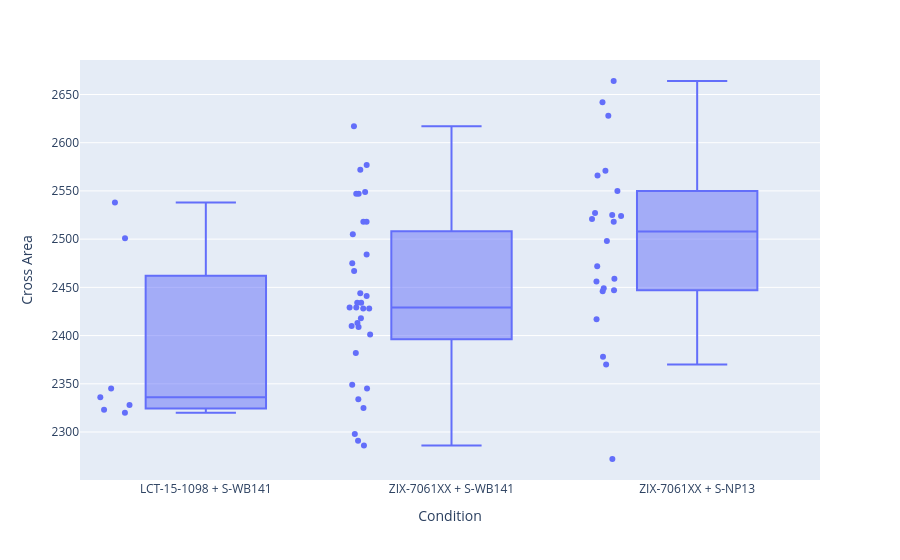

Source (notebook cell):
### Code cell
fig = px.box(
    cuts_selected,
    x='Condition',
    y='Cross Area',
    # color='Cuts',
    points='all',
)
fig.show()

### Figure 1 — Plotly figure (JSON) as saved in the notebook; plotly's stock layout.template omitted (floating-point values rounded to 4 significant figures)
{"data": [{"alignmentgroup": "True", "boxpoints": "all", "hovertemplate": "Condition=%{x}<br>Cross Area=%{y}<extra></extra>", "legendgroup": "", "marker": {"color": "#636efa"}, "name": "", "notched": false, "offsetgroup": "", "orientation": "v", "showlegend": false, "type": "box", "x": ["LCT-15-1098 + S-WB141", "LCT-15-1098 + S-WB141", "LCT-15-1098 + S-WB141", "LCT-15-1098 + S-WB141", "LCT-15-1098 + S-WB141", "LCT-15-1098 + S-WB141", "LCT-15-1098 + S-WB141", "ZIX-7061XX + S-WB141", "ZIX-7061XX + S-WB141", "ZIX-7061XX + S-WB141", "ZIX-7061XX + S-WB141", "ZIX-7061XX + S-WB141", "ZIX-7061XX + S-WB141", "ZIX-7061XX + S-WB141", "ZIX-7061XX + S-WB141", "ZIX-7061XX + S-WB141", "ZIX-7061XX + S-WB141", "ZIX-7061XX + S-WB141", "ZIX-7061XX + S-WB141", "ZIX-7061XX + S-WB141", "ZIX-7061XX + S-WB141", "ZIX-7061XX + S-WB141", "ZIX-7061XX + S-WB141", "ZIX-7061XX + S-WB141", "ZIX-7061XX + S-WB141", "ZIX-7061XX + S-WB141", "ZIX-7061XX + S-WB141", "ZIX-7061XX + S-WB141", "ZIX-7061XX + S-WB141", "ZIX-7061XX + S-WB141", "ZIX-7061XX + S-WB141", "ZIX-7061XX + S-WB141", "ZIX-7061XX + S-WB141", "ZIX-7061XX + S-WB141", "ZIX-7061XX + S-WB141", "ZIX-7061XX + S-WB141", "ZIX-7061XX + S-WB141", "ZIX-7061XX + S-WB141", "ZIX-7061XX + S-WB141", "ZIX-7061XX + S-WB141", "ZIX-7061XX + S-NP13", "ZIX-7061XX + S-NP13", "ZIX-7061XX + S-NP13", "ZIX-7061XX + S-NP13", "ZIX-7061XX + S-NP13", "ZIX-7061XX + S-NP13", "ZIX-7061XX + S-NP13", "ZIX-7061XX + S-NP13", "ZIX-7061XX + S-NP13", "ZIX-7061XX + S-NP13", "ZIX-7061XX + S-NP13", "ZIX-7061XX + S-NP13", "ZIX-7061XX + S-NP13", "ZIX-7061XX + S-NP13", "ZIX-7061XX + S-NP13", "ZIX-7061XX + S-NP13", "ZIX-7061XX + S-NP13", "ZIX-7061XX + S-NP13", "ZIX-7061XX + S-NP13", "ZIX-7061XX + S-NP13", "ZIX-7061XX + S-NP13", "ZIX-7061XX + S-NP13"], "x0": " ", "xaxis": "x", "y": [2328, 2501, 2323, 2538, 2345, 2336, 2320, 2547, 2298, 2475, 2617, 2577, 2518, 2409, 2428, 2418, 2549, 2401, 2505, 2441, 2467, 2410, 2349, 2484, 2382, 2429, 2444, 2286, 2334, 2518, 2547, 2429, 2413, 2434, 2325, 2572, 2434, 2291, 2345, 2428, 2525, 2459, 2446, 2456, 2417, 2449, 2628, 2566, 2524, 2521, 2472, 2378, 2571, 2498, 2550, 2447, 2664, 2527, 2518, 2370, 2642, 2272], "y0": " ", "yaxis": "y"}], "layout": {"boxmode": "group", "legend": {"tracegroupgap": 0}, "margin": {"t": 60}, "xaxis": {"anchor": "y", "domain": [0, 1], "title": {"text": "Condition"}}, "yaxis": {"anchor": "x", "domain": [0, 1], "title": {"text": "Cross Area"}}}}
